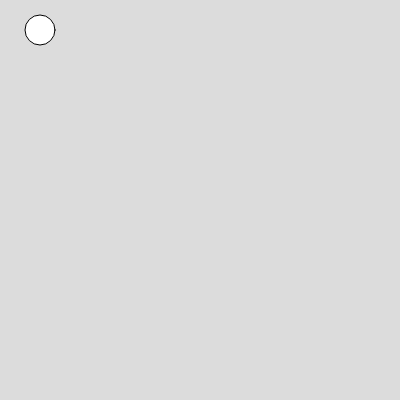
Frame 1 (no input)
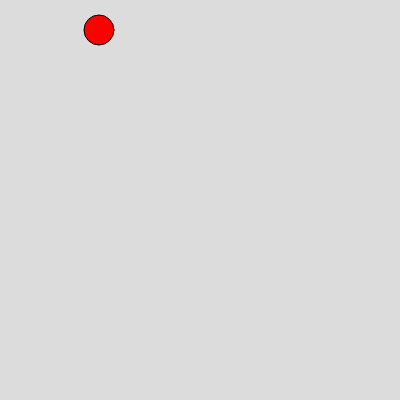
Frame 60 (no input)
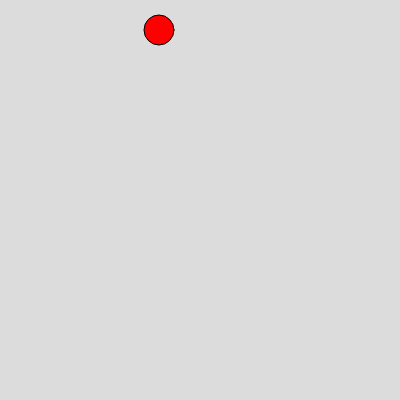
Frame 120 (the mouse pressed at the canvas centre since frame 60)

The p5.js sketch that drew these frames (run headless with seeded random() and noise() and a simulated clock; from frame 60 on, the mouse is pressed at the canvas centre):

// p5.js sketch
// ── sketch.js
var bola = {
  x: 40,
  y: 30,
  tamanho: 30,
  cor: ['blue', 'red', 'green', 'yelow'],
  velocidadeX: 1
}

function setup() {
  createCanvas(400, 400);
}

function draw() {
  background(220);
  circle(bola.x, bola.y, bola.tamanho);
  fill(bola.cor [1]);
  bola.x += bola.velocidadeX;
}
